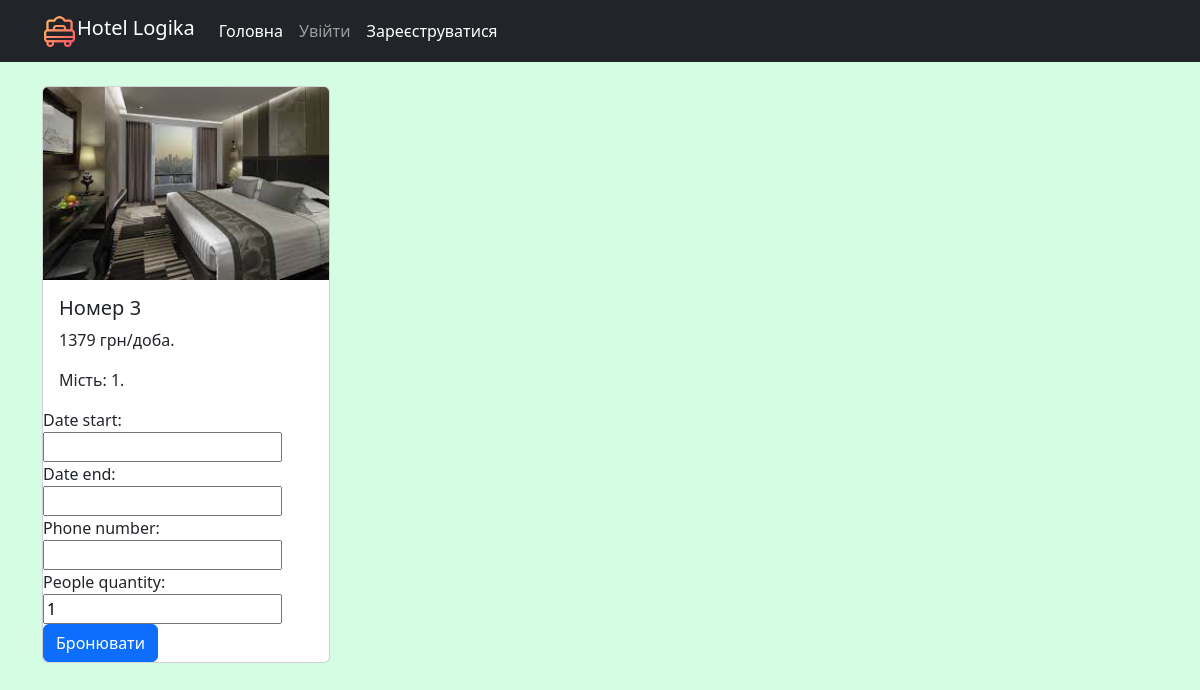
The app's page /booking/3/ with its own data.
### reservation/models.py (models this page shows, shortened)
class Room(models.Model):
    number = models.PositiveIntegerField()
    description = models.TextField(null=True, blank=True)
    place = models.PositiveIntegerField(default=1)
    price = models.PositiveIntegerField()
    image = models.ImageField(upload_to='rooms_image')
    type_room = models.ForeignKey(TypeRoom, on_delete=models.CASCADE)
    class Meta:
        ordering = ['price']  # Сортування за ціною
        verbose_name = "room"  # Назва в однині в адмінці
        verbose_name_plural = "Rooms" #Назва в множині

### reservation/views.py (the view, shortened to what this page needs)
# urls.py: path('booking/<int:id_room>/', booking, name='booking')
def booking(request, id_room):
    room = get_object_or_404(Room, id=id_room)
    form = BookingForm()
    context = {
        'room': room,
        'form': form,
    }
    return render(request, template_name='booking.html', context=context)

### reservation/forms.py
class BookingForm(forms.ModelForm):
    class Meta:
        model = Reservation
        fields = [
            'date_start',
            'date_end',
            'phone_number',
            'people_quantity'
        ]

### templates/booking.html (shortened to what this page needs)
{% extends 'base.html' %}
{% block content %}
        <div class="card" style="width: 18rem;">
          <img src="{{room.image.url}}" class="card-img-top">
          <div class="card-body">
            <h5 class="card-title">Номер {{room.number}}</h5>
            <p class="card-text">{{room.price}} грн/доба.</p>
            <p class="card-text">Мість: {{room.place}}.</p>
          </div>
            <form action="" method="post">
                {{form.as_div}}
                <button type="submit" class="btn btn-primary">Бронювати</button>
            </form>
        </div>
{% endblock %}

### static/css/style.css (style rules this page uses)
body { background-color: #d4fde3; color: black; }

### records on screen
Room: image (picture), number "3", price "1379", place "1"
